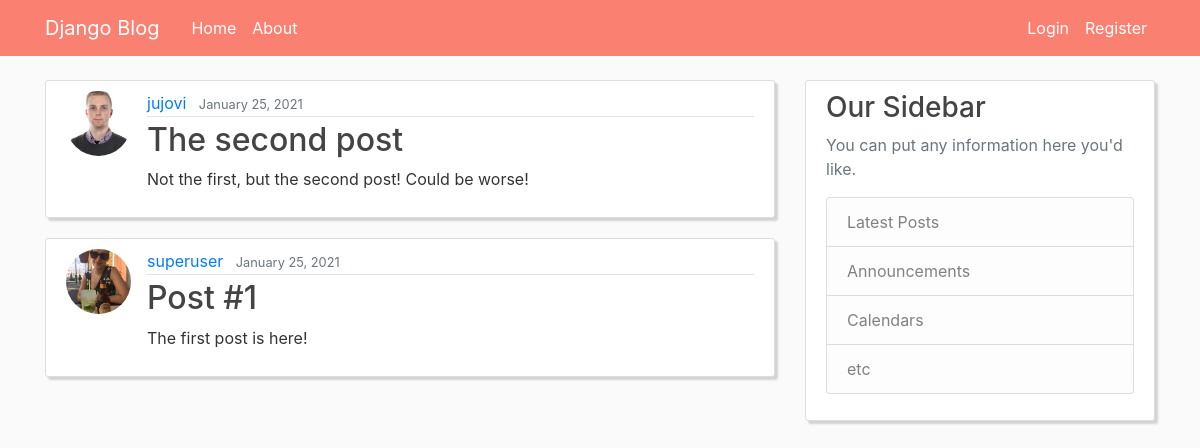
Before: / with the older database file.
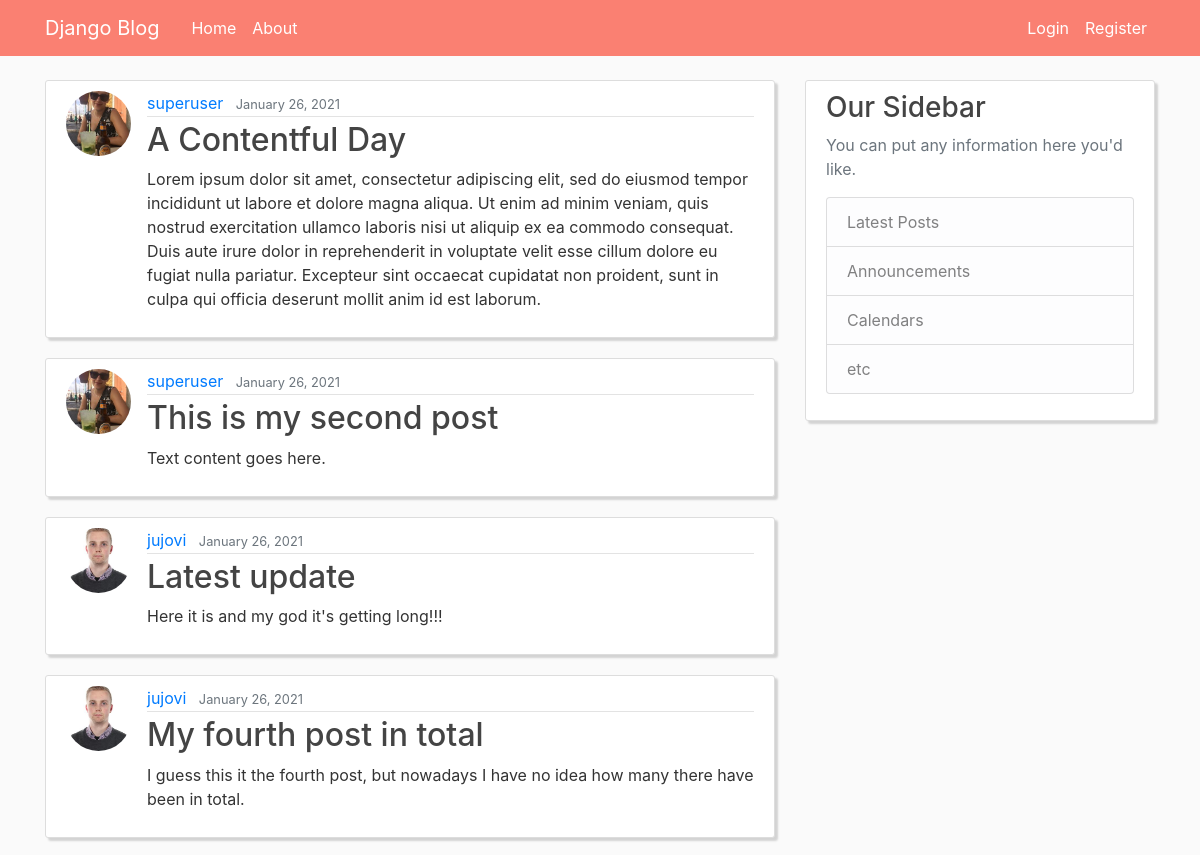
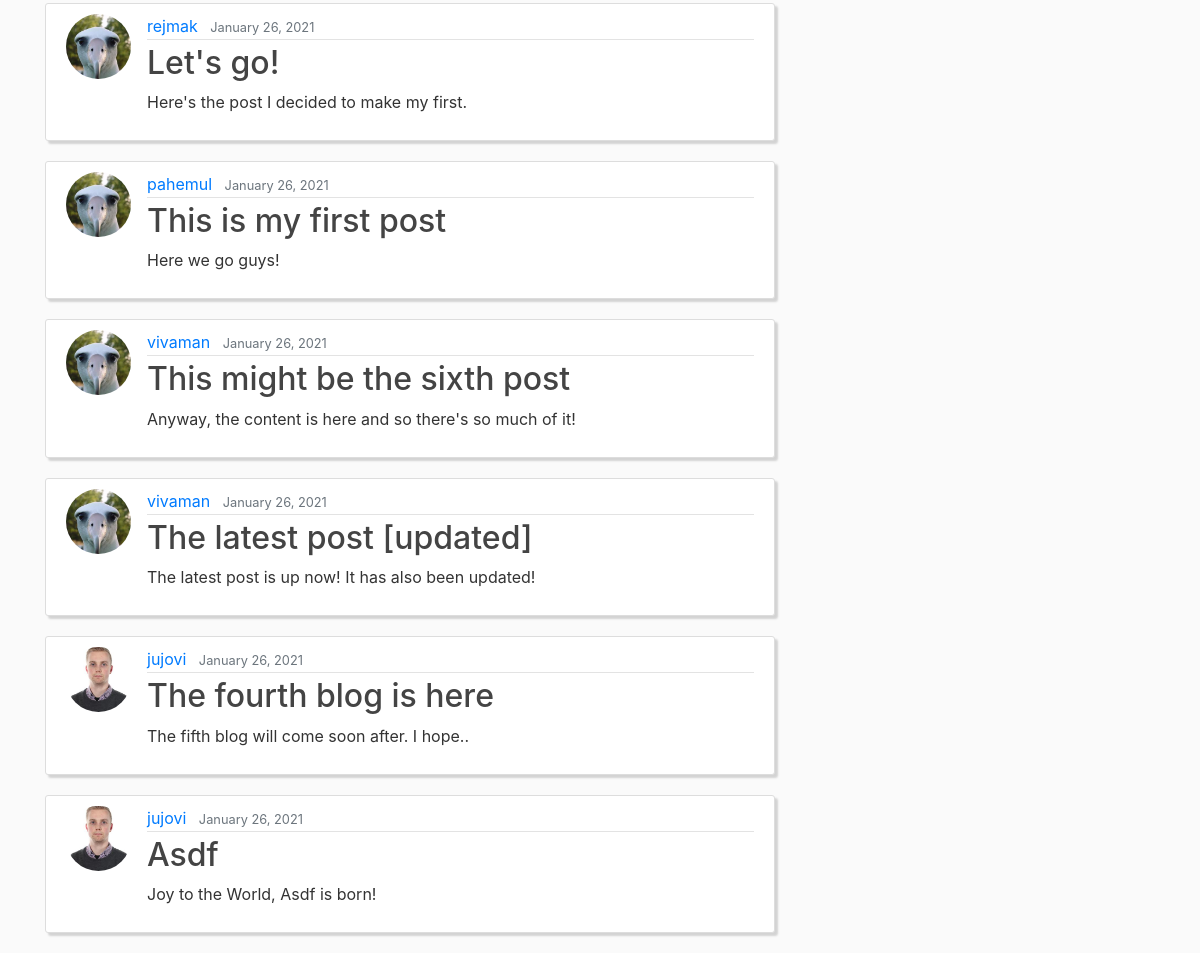
After: the same page with the newer database file (2 pictures, top to bottom).
### blogsite/models.py (models this page shows, shortened)
class Post(models.Model):
    title = models.CharField(max_length=100)
    content = models.TextField()
    date_posted = models.DateTimeField(default=timezone.now)
    author = models.ForeignKey(
        User, on_delete=models.CASCADE, related_name='posts')

### users/models.py (models this page shows, shortened)
class Profile(models.Model):
    user = models.OneToOneField(User, on_delete=models.CASCADE)
    image = models.ImageField(default='default.jpg', upload_to='profile_pics')

### blogsite/views.py (the view)
# urls.py: path('', PostListView.as_view(), name='blogsite-index'),
class PostListView(ListView):
    model = Post
    template_name = 'blogsite/index.html'  # <app>/<model>_<viewtype>.html
    context_object_name = 'posts'  # same name as in the index view and in index.html
    ordering = ['-date_posted']
    paginate_by = 10

### blogsite/templates/blogsite/index.html
{% extends "blogsite/layout.html" %}
{% block content %}
{% for post in posts %}
<article class="media content-section">
  <img class="rounded-circle article-img" src="{{ post.author.profile.image.url }}">
  <div class="media-body">
    <div class="article-metadata">
      <a class="mr-2" href="#">{{ post.author }}</a>
      <small class="text-muted">{{ post.date_posted|date:"F d, Y" }}</small>
    </div>
    <h2><a class="article-title" href="#">{{ post.title }}</a></h2>
    <p class="article-content">{{ post.content }}</p>
  </div>
</article>
{% endfor %}
{% endblock %}

Changed rows visible on the page:
no longer on this page (row unchanged): Post: author.profile.image (picture), author "jujovi", date_posted "January 25, 2021", title "The second post", content "Not the first, but the second post! Could be worse!"
no longer on this page (row unchanged): Post: author.profile.image (picture), author "superuser", date_posted "January 25, 2021", title "Post #1", content "The first post is here!"
added Post: author.profile.image (picture), author "superuser", date_posted "January 26, 2021", title "A Contentful Day", content "Lorem ipsum dolor sit amet, consectetur adipiscing elit, sed do eiusmod tempor incididunt ut labore et dolore magna aliqua. Ut enim ad minim veniam, quis nostrud exercitation ullamco laboris nisi ut aliquip ex ea commodo consequat. Duis aute irure dolor in reprehenderit in voluptate velit esse cillum dolore eu fugiat nulla pariatur. Excepteur sint occaecat cupidatat non proident, sunt in culpa qui officia deserunt mollit anim id est laborum."
added Post: author.profile.image (picture), author "superuser", date_posted "January 26, 2021", title "This is my second post", content "Text content goes here."
added Post: author.profile.image (picture), author "jujovi", date_posted "January 26, 2021", title "Latest update", content "Here it is and my god it's getting long!!!"
added Post: author.profile.image (picture), author "jujovi", date_posted "January 26, 2021", title "My fourth post in total", content "I guess this it the fourth post, but nowadays I have no idea how many there have been in total."
added Post: author.profile.image (placeholder picture), author "rejmak", date_posted "January 26, 2021", title "Let's go!", content "Here's the post I decided to make my first."
added Post: author.profile.image (placeholder picture), author "pahemul", date_posted "January 26, 2021", title "This is my first post", content "Here we go guys!"
added Post: author.profile.image (placeholder picture), author "vivaman", date_posted "January 26, 2021", title "This might be the sixth post", content "Anyway, the content is here and so there's so much of it!"
added Post: author.profile.image (placeholder picture), author "vivaman", date_posted "January 26, 2021", title "The latest post [updated]", content "The latest post is up now! It has also been updated!"
added Post: author.profile.image (picture), author "jujovi", date_posted "January 26, 2021", title "The fourth blog is here", content "The fifth blog will come soon after. I hope.."
added Post: author.profile.image (picture), author "jujovi", date_posted "January 26, 2021", title "Asdf", content "Joy to the World, Asdf is born!"
